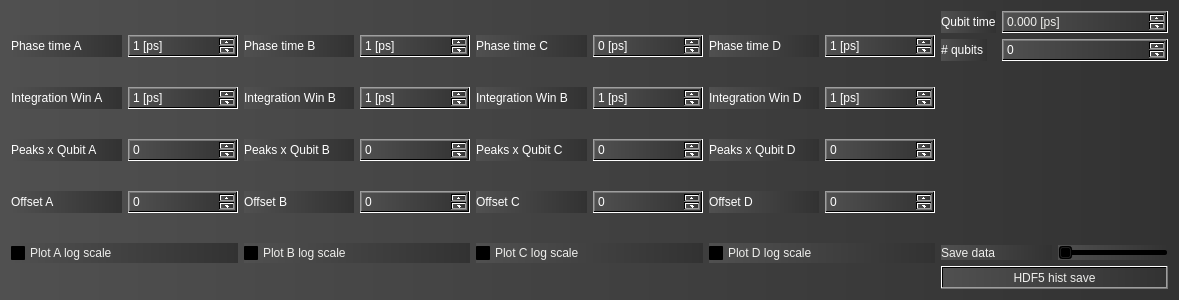
<?xml version="1.0" encoding="UTF-8"?>
<ui version="4.0">
 <class>GUI_param</class>
 <widget class="QWidget" name="GUI_param">
  <property name="geometry">
   <rect>
    <x>0</x>
    <y>0</y>
    <width>1179</width>
    <height>300</height>
   </rect>
  </property>
  <property name="sizePolicy">
   <sizepolicy hsizetype="Preferred" vsizetype="Preferred">
    <horstretch>0</horstretch>
    <verstretch>0</verstretch>
   </sizepolicy>
  </property>
  <property name="windowTitle">
   <string>Windows Parameters</string>
  </property>
  <property name="styleSheet">
   <string notr="true">background-color: qlineargradient(spread:pad, x1:0, y1:0, x2:1, y2:0, stop:0 rgba(80, 80, 80, 255), stop:1 rgba(50, 50, 50, 255));</string>
  </property>
  <layout class="QHBoxLayout" name="horizontalLayout_7">
   <item>
    <layout class="QVBoxLayout" name="verticalLayout">
     <item>
      <layout class="QHBoxLayout" name="horizontalLayout_3">
       <item>
        <widget class="QLabel" name="label_3">
         <property name="styleSheet">
          <string notr="true">color: rgb(255, 255, 255);</string>
         </property>
         <property name="text">
          <string>Phase time A</string>
         </property>
        </widget>
       </item>
       <item>
        <widget class="QSpinBox" name="QKD_phA">
         <property name="styleSheet">
          <string notr="true">color: rgb(255, 255, 255);</string>
         </property>
         <property name="suffix">
          <string> [ps]</string>
         </property>
         <property name="minimum">
          <number>1</number>
         </property>
         <property name="maximum">
          <number>10000</number>
         </property>
         <property name="singleStep">
          <number>100</number>
         </property>
        </widget>
       </item>
      </layout>
     </item>
     <item>
      <layout class="QHBoxLayout" name="horizontalLayout_4">
       <item>
        <widget class="QLabel" name="label_4">
         <property name="styleSheet">
          <string notr="true">color: rgb(255, 255, 255);</string>
         </property>
         <property name="text">
          <string>Integration Win A</string>
         </property>
        </widget>
       </item>
       <item>
        <widget class="QSpinBox" name="QKD_iwA">
         <property name="styleSheet">
          <string notr="true">color: rgb(255, 255, 255);</string>
         </property>
         <property name="suffix">
          <string> [ps]</string>
         </property>
         <property name="minimum">
          <number>1</number>
         </property>
         <property name="maximum">
          <number>10000</number>
         </property>
         <property name="singleStep">
          <number>100</number>
         </property>
        </widget>
       </item>
      </layout>
     </item>
     <item>
      <layout class="QHBoxLayout" name="horizontalLayout_5">
       <item>
        <widget class="QLabel" name="label_5">
         <property name="styleSheet">
          <string notr="true">color: rgb(255, 255, 255);
</string>
         </property>
         <property name="text">
          <string>Peaks x Qubit A</string>
         </property>
        </widget>
       </item>
       <item>
        <widget class="QSpinBox" name="QKD_pxqA">
         <property name="styleSheet">
          <string notr="true">color: rgb(255, 255, 255);</string>
         </property>
         <property name="minimum">
          <number>0</number>
         </property>
         <property name="maximum">
          <number>7</number>
         </property>
        </widget>
       </item>
      </layout>
     </item>
     <item>
      <layout class="QHBoxLayout" name="horizontalLayout_6">
       <item>
        <widget class="QLabel" name="label_6">
         <property name="styleSheet">
          <string notr="true">color: rgb(255, 255, 255);</string>
         </property>
         <property name="text">
          <string>Offset A</string>
         </property>
        </widget>
       </item>
       <item>
        <widget class="QSpinBox" name="QKD_zeroA">
         <property name="styleSheet">
          <string notr="true">color: rgb(255, 255, 255);</string>
         </property>
         <property name="maximum">
          <number>100000</number>
         </property>
         <property name="singleStep">
          <number>10</number>
         </property>
        </widget>
       </item>
      </layout>
     </item>
     <item>
      <layout class="QHBoxLayout" name="horizontalLayout_21">
       <item>
        <widget class="QCheckBox" name="PlotA_log">
         <property name="styleSheet">
          <string notr="true">color: rgb(238, 238, 236);</string>
         </property>
         <property name="text">
          <string>Plot A log scale</string>
         </property>
        </widget>
       </item>
      </layout>
     </item>
    </layout>
   </item>
   <item>
    <layout class="QVBoxLayout" name="verticalLayout_2">
     <item>
      <layout class="QHBoxLayout" name="horizontalLayout_16">
       <item>
        <widget class="QLabel" name="label_15">
         <property name="styleSheet">
          <string notr="true">color: rgb(255, 255, 255);</string>
         </property>
         <property name="text">
          <string>Phase time B</string>
         </property>
        </widget>
       </item>
       <item>
        <widget class="QSpinBox" name="QKD_phB">
         <property name="styleSheet">
          <string notr="true">color: rgb(255, 255, 255);</string>
         </property>
         <property name="suffix">
          <string> [ps]</string>
         </property>
         <property name="minimum">
          <number>1</number>
         </property>
         <property name="maximum">
          <number>10000</number>
         </property>
         <property name="singleStep">
          <number>100</number>
         </property>
        </widget>
       </item>
      </layout>
     </item>
     <item>
      <layout class="QHBoxLayout" name="horizontalLayout_14">
       <item>
        <widget class="QLabel" name="label_13">
         <property name="styleSheet">
          <string notr="true">color: rgb(255, 255, 255);</string>
         </property>
         <property name="text">
          <string>Integration Win B</string>
         </property>
        </widget>
       </item>
       <item>
        <widget class="QSpinBox" name="QKD_iwB">
         <property name="styleSheet">
          <string notr="true">color: rgb(255, 255, 255);</string>
         </property>
         <property name="suffix">
          <string> [ps]</string>
         </property>
         <property name="minimum">
          <number>1</number>
         </property>
         <property name="maximum">
          <number>10000</number>
         </property>
         <property name="singleStep">
          <number>100</number>
         </property>
        </widget>
       </item>
      </layout>
     </item>
     <item>
      <layout class="QHBoxLayout" name="horizontalLayout_12">
       <item>
        <widget class="QLabel" name="label_11">
         <property name="styleSheet">
          <string notr="true">color: rgb(255, 255, 255);</string>
         </property>
         <property name="text">
          <string>Peaks x Qubit B</string>
         </property>
        </widget>
       </item>
       <item>
        <widget class="QSpinBox" name="QKD_pxqB">
         <property name="styleSheet">
          <string notr="true">color: rgb(255, 255, 255);</string>
         </property>
         <property name="minimum">
          <number>0</number>
         </property>
         <property name="maximum">
          <number>7</number>
         </property>
        </widget>
       </item>
      </layout>
     </item>
     <item>
      <layout class="QHBoxLayout" name="horizontalLayout_9">
       <item>
        <widget class="QLabel" name="label_8">
         <property name="styleSheet">
          <string notr="true">color: rgb(255, 255, 255);</string>
         </property>
         <property name="text">
          <string>Offset B</string>
         </property>
        </widget>
       </item>
       <item>
        <widget class="QSpinBox" name="QKD_zeroB">
         <property name="styleSheet">
          <string notr="true">color: rgb(255, 255, 255);</string>
         </property>
         <property name="maximum">
          <number>100000</number>
         </property>
         <property name="singleStep">
          <number>10</number>
         </property>
        </widget>
       </item>
      </layout>
     </item>
     <item>
      <layout class="QHBoxLayout" name="horizontalLayout_22">
       <item>
        <widget class="QCheckBox" name="PlotB_log">
         <property name="styleSheet">
          <string notr="true">color: rgb(238, 238, 236);</string>
         </property>
         <property name="text">
          <string>Plot B log scale</string>
         </property>
        </widget>
       </item>
      </layout>
     </item>
    </layout>
   </item>
   <item>
    <layout class="QVBoxLayout" name="verticalLayout_3">
     <item>
      <layout class="QHBoxLayout" name="horizontalLayout_17">
       <item>
        <widget class="QLabel" name="label_16">
         <property name="styleSheet">
          <string notr="true">color: rgb(255, 255, 255);</string>
         </property>
         <property name="text">
          <string>Phase time C</string>
         </property>
        </widget>
       </item>
       <item>
        <widget class="QSpinBox" name="QKD_phC">
         <property name="styleSheet">
          <string notr="true">color: rgb(255, 255, 255);</string>
         </property>
         <property name="suffix">
          <string> [ps]</string>
         </property>
         <property name="maximum">
          <number>10000</number>
         </property>
         <property name="singleStep">
          <number>100</number>
         </property>
        </widget>
       </item>
      </layout>
     </item>
     <item>
      <layout class="QHBoxLayout" name="horizontalLayout_15">
       <item>
        <widget class="QLabel" name="label_14">
         <property name="styleSheet">
          <string notr="true">color: rgb(255, 255, 255);</string>
         </property>
         <property name="text">
          <string>Integration Win B</string>
         </property>
        </widget>
       </item>
       <item>
        <widget class="QSpinBox" name="QKD_iwC">
         <property name="styleSheet">
          <string notr="true">color: rgb(255, 255, 255);</string>
         </property>
         <property name="suffix">
          <string> [ps]</string>
         </property>
         <property name="minimum">
          <number>1</number>
         </property>
         <property name="maximum">
          <number>10000</number>
         </property>
         <property name="singleStep">
          <number>100</number>
         </property>
        </widget>
       </item>
      </layout>
     </item>
     <item>
      <layout class="QHBoxLayout" name="horizontalLayout_13">
       <item>
        <widget class="QLabel" name="label_12">
         <property name="styleSheet">
          <string notr="true">color: rgb(255, 255, 255);</string>
         </property>
         <property name="text">
          <string>Peaks x Qubit C</string>
         </property>
        </widget>
       </item>
       <item>
        <widget class="QSpinBox" name="QKD_pxqC">
         <property name="styleSheet">
          <string notr="true">color: rgb(255, 255, 255);</string>
         </property>
         <property name="minimum">
          <number>0</number>
         </property>
         <property name="maximum">
          <number>7</number>
         </property>
        </widget>
       </item>
      </layout>
     </item>
     <item>
      <layout class="QHBoxLayout" name="horizontalLayout_11">
       <item>
        <widget class="QLabel" name="label_10">
         <property name="styleSheet">
          <string notr="true">color: rgb(255, 255, 255);</string>
         </property>
         <property name="text">
          <string>Offset C</string>
         </property>
        </widget>
       </item>
       <item>
        <widget class="QSpinBox" name="QKD_zeroC">
         <property name="styleSheet">
          <string notr="true">color: rgb(255, 255, 255);</string>
         </property>
         <property name="maximum">
          <number>100000</number>
         </property>
         <property name="singleStep">
          <number>10</number>
         </property>
        </widget>
       </item>
      </layout>
     </item>
     <item>
      <layout class="QHBoxLayout" name="horizontalLayout_23">
       <item>
        <widget class="QCheckBox" name="PlotC_log">
         <property name="styleSheet">
          <string notr="true">color: rgb(238, 238, 236);</string>
         </property>
         <property name="text">
          <string>Plot C log scale</string>
         </property>
        </widget>
       </item>
      </layout>
     </item>
    </layout>
   </item>
   <item>
    <layout class="QVBoxLayout" name="verticalLayout_5">
     <item>
      <layout class="QHBoxLayout" name="horizontalLayout_26">
       <item>
        <widget class="QLabel" name="label_22">
         <property name="styleSheet">
          <string notr="true">color: rgb(255, 255, 255);</string>
         </property>
         <property name="text">
          <string>Phase time D</string>
         </property>
        </widget>
       </item>
       <item>
        <widget class="QSpinBox" name="QKD_phD">
         <property name="styleSheet">
          <string notr="true">color: rgb(255, 255, 255);</string>
         </property>
         <property name="suffix">
          <string> [ps]</string>
         </property>
         <property name="minimum">
          <number>1</number>
         </property>
         <property name="maximum">
          <number>10000</number>
         </property>
         <property name="singleStep">
          <number>100</number>
         </property>
        </widget>
       </item>
      </layout>
     </item>
     <item>
      <layout class="QHBoxLayout" name="horizontalLayout_27">
       <item>
        <widget class="QLabel" name="label_23">
         <property name="styleSheet">
          <string notr="true">color: rgb(255, 255, 255);</string>
         </property>
         <property name="text">
          <string>Integration Win D</string>
         </property>
        </widget>
       </item>
       <item>
        <widget class="QSpinBox" name="QKD_iwD">
         <property name="styleSheet">
          <string notr="true">color: rgb(255, 255, 255);</string>
         </property>
         <property name="suffix">
          <string> [ps]</string>
         </property>
         <property name="minimum">
          <number>1</number>
         </property>
         <property name="maximum">
          <number>10000</number>
         </property>
         <property name="singleStep">
          <number>100</number>
         </property>
        </widget>
       </item>
      </layout>
     </item>
     <item>
      <layout class="QHBoxLayout" name="horizontalLayout_28">
       <item>
        <widget class="QLabel" name="label_24">
         <property name="styleSheet">
          <string notr="true">color: rgb(255, 255, 255);
</string>
         </property>
         <property name="text">
          <string>Peaks x Qubit D</string>
         </property>
        </widget>
       </item>
       <item>
        <widget class="QSpinBox" name="QKD_pxqD">
         <property name="styleSheet">
          <string notr="true">color: rgb(255, 255, 255);</string>
         </property>
         <property name="minimum">
          <number>0</number>
         </property>
         <property name="maximum">
          <number>7</number>
         </property>
        </widget>
       </item>
      </layout>
     </item>
     <item>
      <layout class="QHBoxLayout" name="horizontalLayout_29">
       <item>
        <widget class="QLabel" name="label_25">
         <property name="styleSheet">
          <string notr="true">color: rgb(255, 255, 255);</string>
         </property>
         <property name="text">
          <string>Offset D</string>
         </property>
        </widget>
       </item>
       <item>
        <widget class="QSpinBox" name="QKD_zeroD">
         <property name="styleSheet">
          <string notr="true">color: rgb(255, 255, 255);</string>
         </property>
         <property name="maximum">
          <number>100000</number>
         </property>
         <property name="singleStep">
          <number>10</number>
         </property>
        </widget>
       </item>
      </layout>
     </item>
     <item>
      <layout class="QHBoxLayout" name="horizontalLayout_30">
       <item>
        <widget class="QCheckBox" name="PlotD_log">
         <property name="styleSheet">
          <string notr="true">color: rgb(238, 238, 236);</string>
         </property>
         <property name="text">
          <string>Plot D log scale</string>
         </property>
        </widget>
       </item>
      </layout>
     </item>
    </layout>
   </item>
   <item>
    <layout class="QVBoxLayout" name="verticalLayout_4">
     <item>
      <layout class="QFormLayout" name="formLayout">
       <item row="0" column="0">
        <widget class="QLabel" name="label">
         <property name="styleSheet">
          <string notr="true">color: rgb(255, 255, 255);</string>
         </property>
         <property name="text">
          <string>Qubit time</string>
         </property>
        </widget>
       </item>
       <item row="1" column="0">
        <widget class="QLabel" name="label_2">
         <property name="styleSheet">
          <string notr="true">color: rgb(255, 255, 255);</string>
         </property>
         <property name="text">
          <string># qubits </string>
         </property>
        </widget>
       </item>
       <item row="1" column="1">
        <widget class="QSpinBox" name="QKD_numb">
         <property name="styleSheet">
          <string notr="true">color: rgb(255, 255, 255);</string>
         </property>
         <property name="minimum">
          <number>0</number>
         </property>
         <property name="maximum">
          <number>500</number>
         </property>
        </widget>
       </item>
       <item row="0" column="1">
        <widget class="QDoubleSpinBox" name="QKD_time">
         <property name="styleSheet">
          <string notr="true">color: rgb(238, 238, 236);</string>
         </property>
         <property name="suffix">
          <string> [ps]</string>
         </property>
         <property name="decimals">
          <number>3</number>
         </property>
         <property name="maximum">
          <double>120000.000000000000000</double>
         </property>
         <property name="singleStep">
          <double>100.000000000000000</double>
         </property>
        </widget>
       </item>
      </layout>
     </item>
     <item>
      <layout class="QHBoxLayout" name="horizontalLayout_20">
       <item>
        <widget class="QLabel" name="label_19">
         <property name="styleSheet">
          <string notr="true">color: rgb(238, 238, 236);</string>
         </property>
         <property name="text">
          <string>Save data</string>
         </property>
        </widget>
       </item>
       <item>
        <widget class="QSlider" name="QKD_DB">
         <property name="sizePolicy">
          <sizepolicy hsizetype="Preferred" vsizetype="Fixed">
           <horstretch>0</horstretch>
           <verstretch>0</verstretch>
          </sizepolicy>
         </property>
         <property name="minimumSize">
          <size>
           <width>76</width>
           <height>0</height>
          </size>
         </property>
         <property name="maximum">
          <number>1</number>
         </property>
         <property name="orientation">
          <enum>Qt::Horizontal</enum>
         </property>
        </widget>
       </item>
      </layout>
     </item>
     <item>
      <widget class="QPushButton" name="hdf5">
       <property name="styleSheet">
        <string notr="true">color: rgb(238, 238, 236);</string>
       </property>
       <property name="text">
        <string>HDF5 hist save</string>
       </property>
      </widget>
     </item>
    </layout>
   </item>
  </layout>
 </widget>
 <resources/>
 <connections/>
</ui>
